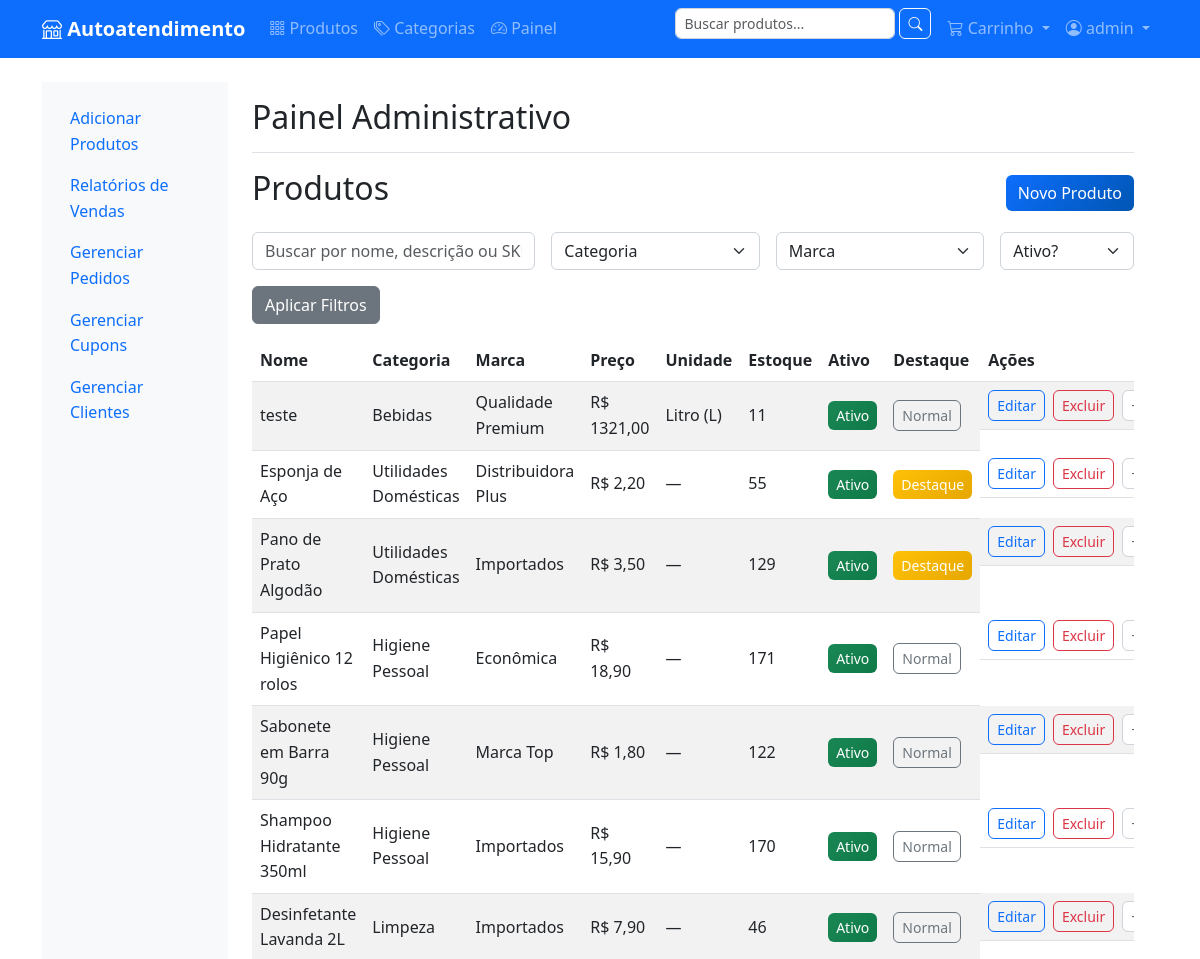
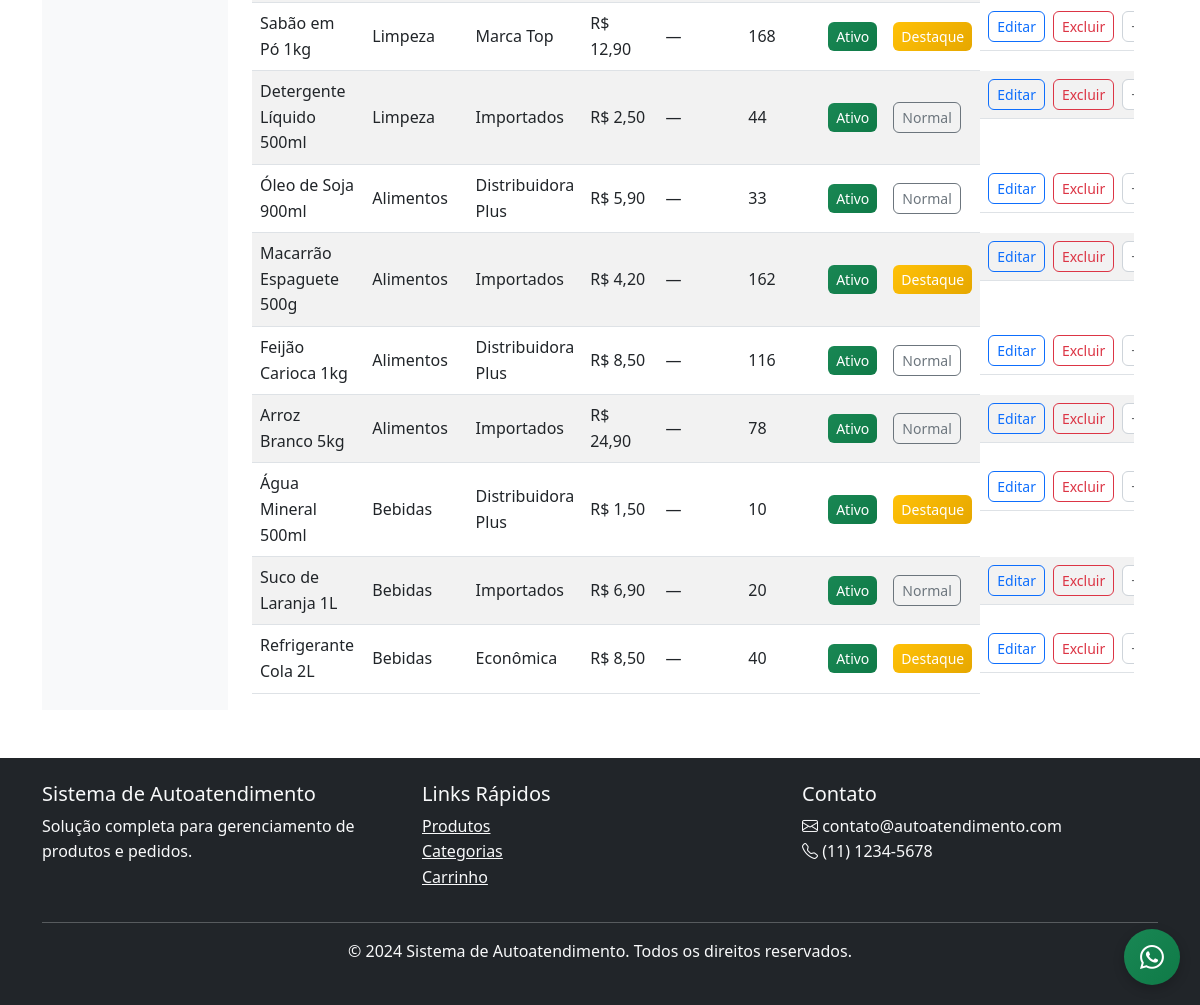
Page /painel/produtos/ (signed in) on the committed database (2 pictures, top to bottom).
### products/models.py (models this page shows, shortened)
class Product(models.Model):
    name = models.CharField('Nome', max_length=200)
    slug = models.SlugField('Slug', unique=True, max_length=200)
    category = models.ForeignKey(
        Category,
        on_delete=models.CASCADE,
        verbose_name='Categoria'
    )
    brand = models.ForeignKey(
        Brand,
        on_delete=models.SET_NULL,
        null=True,
        blank=True,
        verbose_name='Marca'
    )
    description = models.TextField('Descrição')
    short_description = models.CharField('Descrição Curta', max_length=255, blank=True)
    price = models.DecimalField('Preço', max_digits=10, decimal_places=2)
    stock_quantity = models.PositiveIntegerField('Quantidade em Estoque', default=0)
    sku = models.CharField('SKU', max_length=50, unique=True, blank=True)
    class UnitOfMeasure(models.TextChoices):
        ML = 'ML', 'Mililitro (ml)'
        L = 'L', 'Litro (L)'
        KG = 'KG', 'Quilograma (kg)'
        G = 'G', 'Grama (g)'
    weight = models.DecimalField('Peso (kg)', max_digits=8, decimal_places=2, null=True, blank=True)
    length = models.DecimalField('Comprimento (cm)', max_digits=8, decimal_places=2, null=True, blank=True)
    width = models.DecimalField('Largura (cm)', max_digits=8, decimal_places=2, null=True, blank=True)
    height = models.DecimalField('Altura (cm)', max_digits=8, decimal_places=2, null=True, blank=True)
    unit = models.CharField(
        'Unidade de Medida',
        max_length=5,
        choices=UnitOfMeasure.choices,
        null=True,
        blank=True
    )
    is_active = models.BooleanField('Ativo', default=True)
    is_featured = models.BooleanField('Destaque', default=False)
    created_at = models.DateTimeField('Criado em', auto_now_add=True)
    updated_at = models.DateTimeField('Atualizado em', auto_now=True)
    class Meta:
        verbose_name = 'Produto'
        verbose_name_plural = 'Produtos'
        ordering = ['-created_at']
        indexes = [
            models.Index(fields=['category', 'is_active']),
            models.Index(fields=['brand', 'is_active']),
            models.Index(fields=['price']),
            models.Index(fields=['created_at']),
        ]

class Category(models.Model):
    name = models.CharField('Nome', max_length=100)
    slug = models.SlugField('Slug', unique=True, max_length=100)
    parent = models.ForeignKey(
        'self',
        null=True,
        blank=True,
        on_delete=models.CASCADE,
        related_name='children',
        verbose_name='Categoria Pai'
    )
    description = models.TextField('Descrição', blank=True)
    image = models.ImageField('Imagem', upload_to='categories/', blank=True)
    is_active = models.BooleanField('Ativo', default=True)
    created_at = models.DateTimeField('Criado em', auto_now_add=True)
    updated_at = models.DateTimeField('Atualizado em', auto_now=True)
    class Meta:
        verbose_name = 'Categoria'
        verbose_name_plural = 'Categorias'
        ordering = ['name']
    def __str__(self):
        return self.name

class Brand(models.Model):
    name = models.CharField('Nome', max_length=100, unique=True)
    slug = models.SlugField('Slug', unique=True, max_length=100)
    description = models.TextField('Descrição', blank=True)
    logo = models.ImageField('Logo', upload_to='brands/', blank=True)
    is_active = models.BooleanField('Ativo', default=True)
    created_at = models.DateTimeField('Criado em', auto_now_add=True)
    class Meta:
        verbose_name = 'Marca'
        verbose_name_plural = 'Marcas'
        ordering = ['name']
    def __str__(self):
        return self.name

### products/admin_views.py (the view)
# urls.py: path('produtos/', admin_views.ProductAdminListView.as_view(), name='produtos_list'),
class ProductAdminListView(StaffRequiredMixin, ListView):
    model = Product
    template_name = 'painel/produtos/list.html'
    context_object_name = 'produtos'
    paginate_by = 20
    def get_queryset(self):
        qs = super().get_queryset().select_related('category', 'brand')
        q = self.request.GET.get('q')
        categoria = self.request.GET.get('categoria')
        marca = self.request.GET.get('marca')
        ativo = self.request.GET.get('ativo')
        if q:
            qs = qs.filter(Q(name__icontains=q) | Q(sku__icontains=q))
        if categoria:
            qs = qs.filter(category_id=categoria)
        if marca:
            qs = qs.filter(brand_id=marca)
        if ativo:
            is_active = ativo == '1'
            qs = qs.filter(is_active=is_active)
        return qs
    def get_context_data(self, **kwargs):
        ctx = super().get_context_data(**kwargs)
        ctx['categories'] = Category.objects.all()
        ctx['brands'] = Brand.objects.all()
        return ctx

### cart/context_processors.py (called while the page is built)
def cart(request):
    session_key = request.session.session_key
    if not session_key:
        return {'cart': None, 'cart_total': 0, 'cart_amount': 0}
    try:
        cart = Cart.objects.get(session_key=session_key)
        return {
            'cart': cart,
            'cart_total': cart.total_items,
            'cart_amount': cart.total_amount
        }
    except Cart.DoesNotExist:
        return {'cart': None, 'cart_total': 0, 'cart_amount': 0}

### products/admin_views.py (called while the page is built)
    def test_func(self):
        return self.request.user.is_staff

### templates/painel/produtos/list.html (shortened to what this page needs)
{% extends "painel/base_painel.html" %}
{% load static %}
{% block painel_content %}
<div class="d-flex justify-content-between align-items-center mb-3">
  <h2>Produtos</h2>
  <a href="{% url 'painel:produtos_create' %}" class="btn btn-primary">Novo Produto</a>
</div>
<form method="get" class="row g-3 mb-3">
  <div class="col-md-4">
    <input type="text" name="q" value="{{ q }}" class="form-control" placeholder="Buscar por nome, descrição ou SKU">
  </div>
  <div class="col-md-3">
    <select name="categoria" class="form-select">
      <option value="">Categoria</option>
    </select>
  </div>
  <div class="col-md-3">
    <select name="marca" class="form-select">
      <option value="">Marca</option>
    </select>
  </div>
  <div class="col-md-2">
    <select name="ativo" class="form-select">
      <option value="">Ativo?</option>
    </select>
  </div>
  <div class="col-12">
    <button class="btn btn-secondary">Aplicar Filtros</button>
  </div>
  </form>
<div class="table-responsive">
  <table class="table table-striped align-middle">
    <thead>
      <tr>
        <th>Nome</th>
        <th>Categoria</th>
        <th>Marca</th>
        <th>Preço</th>
        <th>Unidade</th>
        <th>Estoque</th>
        <th>Ativo</th>
        <th>Destaque</th>
        <th>Ações</th>
      </tr>
    </thead>
    <tbody>
      {% for p in produtos %}
      <tr>
        <td>{{ p.name }}</td>
        <td>{{ p.category }}</td>
        <td>{{ p.brand|default:'—' }}</td>
        <td>R$ {{ p.price }}</td>
        <td>{{ p.get_unit_display|default:'—' }}</td>
        <td>{{ p.stock_quantity }}</td>
        <td>
          <form method="post" action="{% url 'painel:produtos_toggle_active' p.id %}">
            <button class="btn btn-sm {% if p.is_active %}btn-success{% else %}btn-outline-secondary{% endif %}">
              {% if p.is_active %}Ativo{% else %}Inativo{% endif %}
            </button>
          </form>
        </td>
        <td>
          <form method="post" action="{% url 'painel:produtos_toggle_featured' p.id %}">
            <button class="btn btn-sm {% if p.is_featured %}btn-warning{% else %}btn-outline-secondary{% endif %}">
              {% if p.is_featured %}Destaque{% else %}Normal{% endif %}
            </button>
          </form>
        </td>
        <td class="d-flex gap-2">
          <a href="{% url 'painel:produtos_update' p.id %}" class="btn btn-sm btn-outline-primary">Editar</a>
          <a href="{% url 'painel:produtos_delete' p.id %}" class="btn btn-sm btn-outline-danger">Excluir</a>
          <form method="post" action="{% url 'painel:produtos_adjust_stock' p.id %}" class="d-inline-flex align-items-center gap-1">
            <input type="number" name="delta" class="form-control form-control-sm" placeholder="+/-" style="width: 80px;">
          </form>
        </td>
      </tr>
      {% empty %}
      <tr><td colspan="8" class="text-center">Nenhum produto encontrado.</td></tr>
      {% endfor %}
    </tbody>
  </table>
</div>
{% endblock %}

### templates/base.html (shortened to what this page needs)
{% load static %}
<!DOCTYPE html>
<html lang="pt-br">
<head>
    <link href="https://cdn.jsdelivr.net/npm/bootstrap@5.3.0/dist/css/bootstrap.min.css" rel="stylesheet">
    <link rel="stylesheet" href="https://cdn.jsdelivr.net/npm/bootstrap-icons@1.10.0/font/bootstrap-icons.css">
    <link rel="stylesheet" href="{% static 'css/style.css' %}">
</head>
<body>
    <nav class="navbar navbar-expand-lg navbar-dark bg-primary">
        <div class="container">
            <a class="navbar-brand" href="{% url 'home' %}">
                <i class="bi bi-shop"></i> Autoatendimento
            </a>
            <div class="collapse navbar-collapse" id="navbarNav">
                <ul class="navbar-nav me-auto">
                    <li class="nav-item">
                        <a class="nav-link" href="{% url 'products:product_list' %}">
                            <i class="bi bi-grid-3x3-gap"></i> Produtos
                        </a>
                    </li>
                    <li class="nav-item">
                        <a class="nav-link" href="{% url 'products:category_list' %}">
                            <i class="bi bi-tags"></i> Categorias
                        </a>
                    </li>
                    {% if request.user.is_staff %}
                    <li class="nav-item">
                        <a class="nav-link" href="{% url 'painel:home' %}">
                            <i class="bi bi-speedometer2"></i> Painel
                        </a>
                    </li>
                    {% endif %}
                </ul>
                <ul class="navbar-nav">
                    <li class="nav-item">
                        <form class="d-flex me-2" method="get" action="{% url 'products:product_list' %}">
                            <input class="form-control form-control-sm" type="search" name="q" placeholder="Buscar produtos..." value="{{ request.GET.q }}">
                            <button class="btn btn-outline-light btn-sm ms-1" type="submit">
                                <i class="bi bi-search"></i>
                            </button>
                        </form>
                    </li>
                    <li class="nav-item dropdown">
                        <a class="nav-link dropdown-toggle" href="#" id="cartDropdown" role="button" data-bs-toggle="dropdown">
                            <i class="bi bi-cart3"></i>
                            Carrinho
                        </a>
                    </li>
                    {% if user.is_authenticated %}
                        <li class="nav-item dropdown">
                            <a class="nav-link dropdown-toggle" href="#" id="userDropdown" role="button" data-bs-toggle="dropdown">
                                <i class="bi bi-person-circle"></i> {{ user.first_name|default:user.username }}
                            </a>
                        </li>
                    {% else %}
                        <li class="nav-item">
                            <a class="nav-link" href="{% url 'accounts:login' %}">
                                <i class="bi bi-box-arrow-in-right"></i> Entrar
                            </a>
                        </li>
                    {% endif %}
                </ul>
            </div>
        </div>
    </nav>
    <main class="container my-4">
        {% block content %}{% endblock %}
    </main>
    <footer class="bg-dark text-light py-4 mt-5">
        <div class="container">
            <div class="row">
                <div class="col-md-4">
                    <h5>Sistema de Autoatendimento</h5>
                    <p>Solução completa para gerenciamento de produtos e pedidos.</p>
                </div>
                <div class="col-md-4">
                    <h5>Links Rápidos</h5>
                    <ul class="list-unstyled">
                        <li><a href="{% url 'products:product_list' %}" class="text-light">Produtos</a></li>
                        <li><a href="{% url 'products:category_list' %}" class="text-light">Categorias</a></li>
                        <li><a href="{% url 'cart:cart_detail' %}" class="text-light">Carrinho</a></li>
                    </ul>
                </div>
                <div class="col-md-4">
                    <h5>Contato</h5>
                    <p>
                        <i class="bi bi-envelope"></i> contato@autoatendimento.com<br>
                        <i class="bi bi-telephone"></i> (11) 1234-5678
                    </p>
                </div>
            </div>
            <hr>
            <div class="text-center">
                <p>&copy; 2024 Sistema de Autoatendimento. Todos os direitos reservados.</p>
            </div>
        </div>
    </footer>
        <a href="https://wa.me/qr/ANLDIFB7UZTSL1"
           class="btn btn-success d-flex align-items-center justify-content-center"
           target="_blank" rel="noopener" aria-label="Abrir WhatsApp"
           style="position: fixed; bottom: 20px; right: 20px; width: 56px; height: 56px; border-radius: 50%; box-shadow: 0 4px 12px rgba(0,0,0,.2); z-index: 1050;">
            <i class="bi bi-whatsapp fs-4"></i>
        </a>
</body>
</html>

### static/css/style.css (style rules this page uses)
:root { --primary-color: #0d6efd; --secondary-color: #6c757d; --success-color: #198754; --danger-color: #dc3545; --warning-color: #ffc107; --info-color: #0dcaf0; --light-color: #f8f9fa; --dark-color: #212529; }
body { font-family: 'Segoe UI', Tahoma, Geneva, Verdana, sans-serif; line-height: 1.6; color: var(--dark-color); }
.navbar-brand { font-weight: bold; font-size: 1.25rem; }
.navbar-nav .nav-link { font-weight: 500; transition: color 0.3s ease; }
.btn { border-radius: 6px; font-weight: 500; transition: all 0.3s ease; }
.btn-primary { background: linear-gradient(135deg, var(--primary-color), #0056b3); border: none; }
.btn-success { background: linear-gradient(135deg, var(--success-color), #0f7a47); border: none; }
.btn-warning { background: linear-gradient(135deg, var(--warning-color), #e6a700); border: none; color: white; }
.form-control, .form-select { border-radius: 6px; border: 1px solid #ced4da; }

### rows in the picture
Product: name "teste", category "Bebidas", brand "Qualidade Premium", price "1321,00", unit "Litro (L)", stock_quantity "11", is_active "Ativo", is_featured "Normal"
Product: name "Esponja de Aço", category "Utilidades Domésticas", brand "Distribuidora Plus", price "2,20", unit "—", stock_quantity "55", is_active "Ativo", is_featured "Destaque"
Product: name "Pano de Prato Algodão", category "Utilidades Domésticas", brand "Importados", price "3,50", unit "—", stock_quantity "129", is_active "Ativo", is_featured "Destaque"
Product: name "Papel Higiênico 12 rolos", category "Higiene Pessoal", brand "Econômica", price "18,90", unit "—", stock_quantity "171", is_active "Ativo", is_featured "Normal"
Product: name "Sabonete em Barra 90g", category "Higiene Pessoal", brand "Marca Top", price "1,80", unit "—", stock_quantity "122", is_active "Ativo", is_featured "Normal"
Product: name "Shampoo Hidratante 350ml", category "Higiene Pessoal", brand "Importados", price "15,90", unit "—", stock_quantity "170", is_active "Ativo", is_featured "Normal"
Product: name "Desinfetante Lavanda 2L", category "Limpeza", brand "Importados", price "7,90", unit "—", stock_quantity "46", is_active "Ativo", is_featured "Normal"
Product: name "Sabão em Pó 1kg", category "Limpeza", brand "Marca Top", price "12,90", unit "—", stock_quantity "168", is_active "Ativo", is_featured "Destaque"
Product: name "Detergente Líquido 500ml", category "Limpeza", brand "Importados", price "2,50", unit "—", stock_quantity "44", is_active "Ativo", is_featured "Normal"
Product: name "Óleo de Soja 900ml", category "Alimentos", brand "Distribuidora Plus", price "5,90", unit "—", stock_quantity "33", is_active "Ativo", is_featured "Normal"
Product: name "Macarrão Espaguete 500g", category "Alimentos", brand "Importados", price "4,20", unit "—", stock_quantity "162", is_active "Ativo", is_featured "Destaque"
Product: name "Feijão Carioca 1kg", category "Alimentos", brand "Distribuidora Plus", price "8,50", unit "—", stock_quantity "116", is_active "Ativo", is_featured "Normal"
Product: name "Arroz Branco 5kg", category "Alimentos", brand "Importados", price "24,90", unit "—", stock_quantity "78", is_active "Ativo", is_featured "Normal"
Product: name "Água Mineral 500ml", category "Bebidas", brand "Distribuidora Plus", price "1,50", unit "—", stock_quantity "10", is_active "Ativo", is_featured "Destaque"
Product: name "Suco de Laranja 1L", category "Bebidas", brand "Importados", price "6,90", unit "—", stock_quantity "20", is_active "Ativo", is_featured "Normal"
Product: name "Refrigerante Cola 2L", category "Bebidas", brand "Econômica", price "8,50", unit "—", stock_quantity "40", is_active "Ativo", is_featured "Destaque"

### other values in the picture
{{ user.first_name|default:user.username }} "admin"
